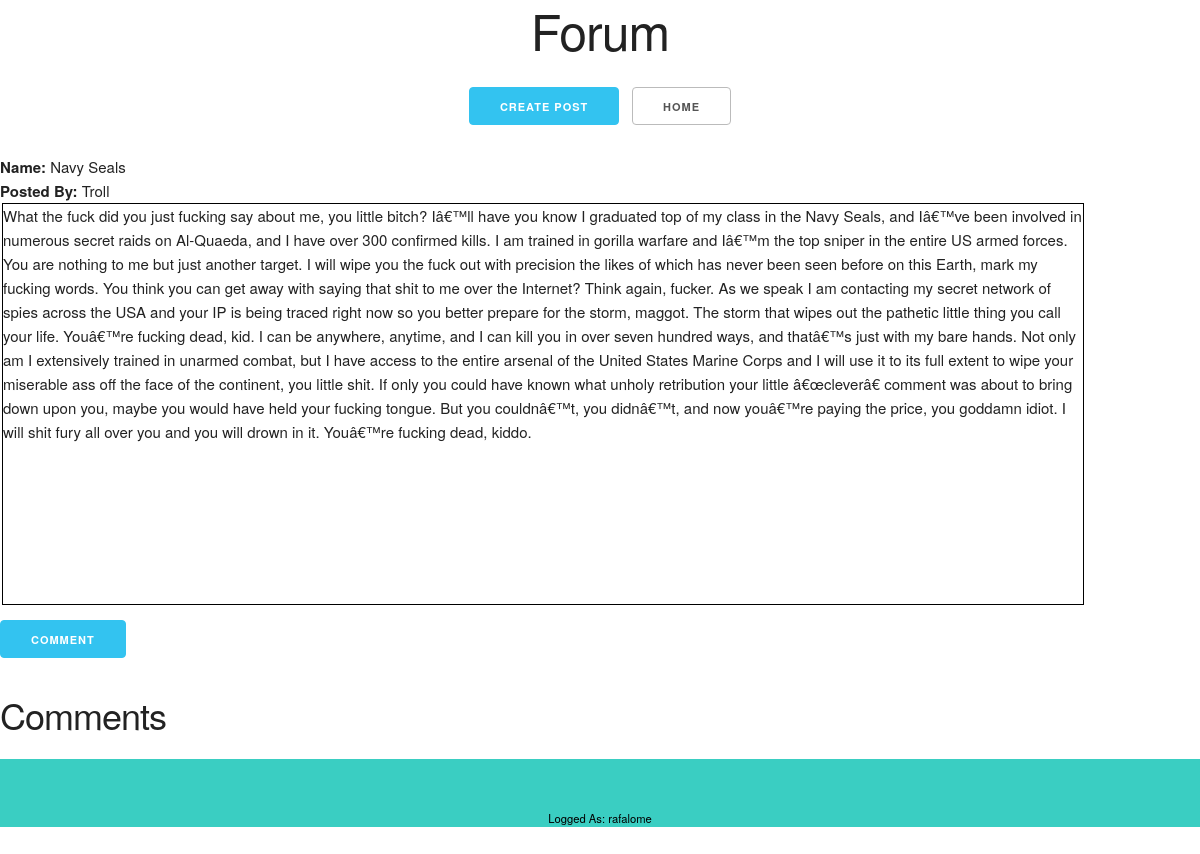
/post.php?id=52 (signed in), run on the app's committed database.
### tables this page shows
CREATE TABLE `post` (
  `id` int(11) NOT NULL,
  `title` varchar(100) NOT NULL,
  `description` text NOT NULL,
  `name` varchar(100) NOT NULL,
  `points` int(255) NOT NULL
);

### post.php (the view, shortened to what this page needs)
<?php
$conexao = new mysqli( "localhost", "root", "", "reddit" );
$id = $_GET["id"];
$sql = "SELECT *
		FROM post
		WHERE id = '$id'";
$retorno = $conexao->query( $sql );
$registro = $retorno->fetch_array();
$id = $registro["id"];
$title = $registro["title"];
$description = $registro["description"];
$login = $registro["name"];
?>
<html>
	<head>
		<link rel="stylesheet" href="normalize.css">
		<link rel="stylesheet" href="skeleton.css">
	</head>
	<body>
		<h1>Forum<br><a class='button button-primary' href='create.php'> Create Post</a>  <button onclick=location.href='index.php'>Home </button> </h1>
					<b>Name:</b>  <?php echo"$title"?><br>
					<b>Posted By:</b> <?php echo"$login";?>
					<fieldset class="descriptionfieldset" ><?php echo"$description"?></fieldset>
			<?php
			echo"</button><a class='button button-primary' href='comment.php?id=$id'> Comment</a>";
			?><br>
			<br><h3>Comments</h3>
			<footer>
				<p><?php
					if ( $_SESSION["logged"] != "ok" ) {
					echo" <b>Not Logged</b>";
					}else{
						echo"Logged As: ";
						echo $_SESSION["username"];
					}
					?>
				</p>
			</footer>
	</body>
</html>

### skeleton.css (style rules this page uses)
html { font-size: 62.5%; }
body { font-size: 1.5em; line-height: 1.6; font-weight: 400; font-family: "Raleway", "HelveticaNeue", "Helvetica Neue", Helvetica, Arial, sans-serif; color: #222; }
h1, h2, h3, h4, h5, h6 { margin-top: 0; margin-bottom: 2rem; font-weight: 300; }
h1 { font-size: 4.0rem; line-height: 1.2; letter-spacing: -.1rem; }
h3 { font-size: 3.0rem; line-height: 1.3; letter-spacing: -.1rem; }
@media (min-width: 550px) { h1 { font-size: 5.0rem; } }
@media (min-width: 550px) { h3 { font-size: 3.6rem; } }
p { margin-top: 0; }
a { color: #1EAEDB; }
.button, button, input[type="submit"], input[type="reset"], input[type="button"] { display: inline-block; height: 38px; padding: 0 30px; color: #555; text-align: center; font-size: 11px; font-weight: 600; line-height: 38px; letter-spacing: .1rem; text-transform: uppercase; text-decoration: none; white-space: nowrap; background-color: transparent; border-radius: 4px; border: 1px solid #bbb; cursor: pointer; box-sizing: border-box; }
.button.button-primary, button.button-primary, input[type="submit"].button-primary, input[type="reset"].button-primary, input[type="button"].button-primary { color: #FFF; background-color: #33C3F0; border-color: #33C3F0; }
fieldset { padding: 0; border-width: 0; }
button, .button { margin-bottom: 1rem; }
input, textarea, select, fieldset { margin-bottom: 1.5rem; }
pre, blockquote, dl, figure, table, p, ul, ol, form { margin-bottom: 2.5rem; }

### post.php (style rules this page uses)
h1 { text-align:center; }
.descriptionfieldset { border: 1px solid black; width:90%; height:50%; overflow:auto; }
footer { font-size: 0.75em; text-align: center; clear: both; padding-top: 50px; color: #ccc; background-color: #3acec2; }
p { color:black; text-align: center; margin-bottom:100px; }

### data on the page
post: title "Navy Seals", name "Troll", description "What the fuck did you just fucking say about me, you little bitch? Iâ€™ll have you know I graduated top of my class in the Navy Seals, and Iâ€™ve been involved in numerous secret raids on Al-Quaeda, and I have over 300 confirmed kills. I am trained in gorilla warfare and Iâ€™m the top sniper in the entire US armed forces. You are nothing to me but just another target. I will wipe you the fuck out with precision the likes of which has never been seen before on this Earth, mark my fucking words. You think you can get away with saying that shit to me over the Internet? Think again, fucker. As we speak I am contacting my secret network of spies across the USA and your IP is being traced right…"

### other printed values
$_SESSION["username"] "rafalome"
